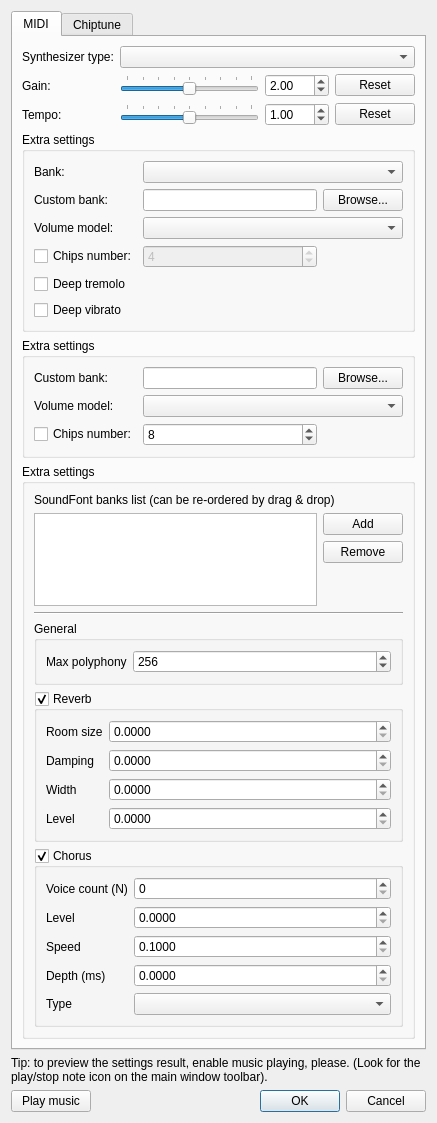
<?xml version="1.0" encoding="UTF-8"?>
<ui version="4.0">
 <class>CustomMusicSetup</class>
 <widget class="QDialog" name="CustomMusicSetup">
  <property name="geometry">
   <rect>
    <x>0</x>
    <y>0</y>
    <width>433</width>
    <height>1123</height>
   </rect>
  </property>
  <property name="windowTitle">
   <string>Music setup</string>
  </property>
  <property name="windowIcon">
   <iconset resource="../../_resources/editor.qrc">
    <normaloff>:/images/playmusic.png</normaloff>:/images/playmusic.png</iconset>
  </property>
  <property name="floating" stdset="0">
   <bool>true</bool>
  </property>
  <layout class="QGridLayout" name="kokokoko">
   <item row="2" column="1">
    <widget class="QDialogButtonBox" name="buttonBox">
     <property name="standardButtons">
      <set>QDialogButtonBox::Cancel|QDialogButtonBox::Ok</set>
     </property>
    </widget>
   </item>
   <item row="2" column="0">
    <widget class="QPushButton" name="playMusicProxy">
     <property name="text">
      <string>Play music</string>
     </property>
     <property name="checkable">
      <bool>true</bool>
     </property>
    </widget>
   </item>
   <item row="0" column="0" colspan="2">
    <widget class="QTabWidget" name="setupZone">
     <property name="currentIndex">
      <number>0</number>
     </property>
     <widget class="QWidget" name="tabMidi">
      <attribute name="title">
       <string notr="true">MIDI</string>
      </attribute>
      <layout class="QGridLayout" name="gridLayout_6">
       <item row="0" column="1" colspan="3">
        <widget class="QComboBox" name="midiSynth"/>
       </item>
       <item row="1" column="2">
        <widget class="QDoubleSpinBox" name="midiGainAbs">
         <property name="singleStep">
          <double>0.100000000000000</double>
         </property>
         <property name="value">
          <double>2.000000000000000</double>
         </property>
        </widget>
       </item>
       <item row="3" column="0" colspan="4">
        <widget class="QGroupBox" name="midiSetupADL">
         <property name="title">
          <string>Extra settings</string>
         </property>
         <layout class="QGridLayout" name="gridLayout_2" columnstretch="0,1000,1">
          <property name="sizeConstraint">
           <enum>QLayout::SetMinimumSize</enum>
          </property>
          <item row="1" column="0">
           <widget class="QLabel" name="label_9">
            <property name="enabled">
             <bool>true</bool>
            </property>
            <property name="text">
             <string>Custom bank:</string>
            </property>
           </widget>
          </item>
          <item row="2" column="0">
           <widget class="QLabel" name="label_6">
            <property name="text">
             <string>Volume model:</string>
            </property>
           </widget>
          </item>
          <item row="5" column="0" colspan="2">
           <widget class="QCheckBox" name="midiExAdlDeepVibrato">
            <property name="text">
             <string>Deep vibrato</string>
            </property>
            <property name="checked">
             <bool>false</bool>
            </property>
            <property name="tristate">
             <bool>true</bool>
            </property>
           </widget>
          </item>
          <item row="0" column="0">
           <widget class="QLabel" name="label_3">
            <property name="text">
             <string comment="The OPL3 timbre/instruments bank to change the MIDI music sounding.">Bank:</string>
            </property>
           </widget>
          </item>
          <item row="4" column="0" colspan="2">
           <widget class="QCheckBox" name="midiExAdlDeepTremolo">
            <property name="text">
             <string>Deep tremolo</string>
            </property>
            <property name="checked">
             <bool>false</bool>
            </property>
            <property name="tristate">
             <bool>true</bool>
            </property>
           </widget>
          </item>
          <item row="1" column="1">
           <widget class="QLineEdit" name="midiExAdlCustomBank">
            <property name="enabled">
             <bool>true</bool>
            </property>
           </widget>
          </item>
          <item row="1" column="2">
           <widget class="QPushButton" name="midiExAdlBrowsebank">
            <property name="enabled">
             <bool>true</bool>
            </property>
            <property name="text">
             <string>Browse...</string>
            </property>
           </widget>
          </item>
          <item row="0" column="1" colspan="2">
           <widget class="QComboBox" name="midiExAdlBank">
            <property name="toolTip">
             <string>The timbre bank declares the sounding of MIDI music. Use different banks to compare the sounding difference.</string>
            </property>
            <property name="maxVisibleItems">
             <number>50</number>
            </property>
           </widget>
          </item>
          <item row="2" column="1" colspan="2">
           <widget class="QComboBox" name="midiExAdlVolumeModel">
            <property name="toolTip">
             <string>Volume model declares how music volumes, note velocities and expression will be scaled.</string>
            </property>
            <property name="maxVisibleItems">
             <number>20</number>
            </property>
           </widget>
          </item>
          <item row="3" column="1">
           <widget class="QSpinBox" name="midiExAdlChips">
            <property name="enabled">
             <bool>false</bool>
            </property>
            <property name="toolTip">
             <string>The number of emulated OPL3 chips. Increase the count of chips to get wider polyphony (18 of two-operator voices per chip, or 6 four-operator voices per chip), or decrease it if you have the choppy music playback.</string>
            </property>
            <property name="minimum">
             <number>1</number>
            </property>
            <property name="maximum">
             <number>100</number>
            </property>
            <property name="value">
             <number>4</number>
            </property>
           </widget>
          </item>
          <item row="3" column="0">
           <widget class="QCheckBox" name="midiExAdlChipsEn">
            <property name="text">
             <string>Chips number:</string>
            </property>
           </widget>
          </item>
         </layout>
        </widget>
       </item>
       <item row="0" column="0">
        <widget class="QLabel" name="label">
         <property name="text">
          <string>Synthesizer type:</string>
         </property>
        </widget>
       </item>
       <item row="1" column="3">
        <widget class="QPushButton" name="midiGainReset">
         <property name="text">
          <string>Reset</string>
         </property>
        </widget>
       </item>
       <item row="2" column="1">
        <widget class="QSlider" name="midiTempo">
         <property name="minimumSize">
          <size>
           <width>139</width>
           <height>0</height>
          </size>
         </property>
         <property name="minimum">
          <number>1</number>
         </property>
         <property name="maximum">
          <number>200</number>
         </property>
         <property name="value">
          <number>100</number>
         </property>
         <property name="orientation">
          <enum>Qt::Horizontal</enum>
         </property>
         <property name="tickPosition">
          <enum>QSlider::TicksAbove</enum>
         </property>
         <property name="tickInterval">
          <number>25</number>
         </property>
        </widget>
       </item>
       <item row="2" column="2">
        <widget class="QDoubleSpinBox" name="midiTempoAbs">
         <property name="minimum">
          <double>0.010000000000000</double>
         </property>
         <property name="maximum">
          <double>100.000000000000000</double>
         </property>
         <property name="singleStep">
          <double>0.100000000000000</double>
         </property>
         <property name="value">
          <double>1.000000000000000</double>
         </property>
        </widget>
       </item>
       <item row="2" column="3">
        <widget class="QPushButton" name="midiTempoReset">
         <property name="text">
          <string>Reset</string>
         </property>
        </widget>
       </item>
       <item row="4" column="0" colspan="4">
        <widget class="QGroupBox" name="midiSetupOPN">
         <property name="title">
          <string>Extra settings</string>
         </property>
         <layout class="QGridLayout" name="gridLayout_5" columnstretch="0,0,0">
          <property name="sizeConstraint">
           <enum>QLayout::SetMinimumSize</enum>
          </property>
          <item row="0" column="2">
           <widget class="QPushButton" name="midiExOpnBrowsebank">
            <property name="enabled">
             <bool>true</bool>
            </property>
            <property name="text">
             <string>Browse...</string>
            </property>
           </widget>
          </item>
          <item row="1" column="1" colspan="2">
           <widget class="QComboBox" name="midiExOpnVolumeModel">
            <property name="toolTip">
             <string>Volume model declares how music volumes, note velocities and expression will be scaled.</string>
            </property>
            <property name="maxVisibleItems">
             <number>20</number>
            </property>
           </widget>
          </item>
          <item row="0" column="1">
           <widget class="QLineEdit" name="midiExOpnCustomBank">
            <property name="enabled">
             <bool>true</bool>
            </property>
            <property name="text">
             <string notr="true"/>
            </property>
           </widget>
          </item>
          <item row="2" column="1">
           <widget class="QSpinBox" name="midiExOpnChips">
            <property name="toolTip">
             <string>The number of emulated OPL3 chips. Increase the count of chips to get wider polyphony (18 of two-operator voices per chip, or 6 four-operator voices per chip), or decrease it if you have the choppy music playback.</string>
            </property>
            <property name="minimum">
             <number>1</number>
            </property>
            <property name="maximum">
             <number>100</number>
            </property>
            <property name="value">
             <number>8</number>
            </property>
           </widget>
          </item>
          <item row="1" column="0">
           <widget class="QLabel" name="label_11">
            <property name="text">
             <string>Volume model:</string>
            </property>
           </widget>
          </item>
          <item row="0" column="0">
           <widget class="QLabel" name="label_10">
            <property name="enabled">
             <bool>true</bool>
            </property>
            <property name="text">
             <string>Custom bank:</string>
            </property>
           </widget>
          </item>
          <item row="2" column="0">
           <widget class="QCheckBox" name="midiExOpnChipsEn">
            <property name="text">
             <string>Chips number:</string>
            </property>
           </widget>
          </item>
         </layout>
        </widget>
       </item>
       <item row="1" column="1">
        <widget class="QSlider" name="midiGain">
         <property name="minimumSize">
          <size>
           <width>139</width>
           <height>0</height>
          </size>
         </property>
         <property name="maximum">
          <number>400</number>
         </property>
         <property name="value">
          <number>200</number>
         </property>
         <property name="orientation">
          <enum>Qt::Horizontal</enum>
         </property>
         <property name="tickPosition">
          <enum>QSlider::TicksAbove</enum>
         </property>
         <property name="tickInterval">
          <number>50</number>
         </property>
        </widget>
       </item>
       <item row="5" column="0" colspan="4">
        <spacer name="verticalSpacer">
         <property name="orientation">
          <enum>Qt::Vertical</enum>
         </property>
         <property name="sizeHint" stdset="0">
          <size>
           <width>20</width>
           <height>2</height>
          </size>
         </property>
        </spacer>
       </item>
       <item row="1" column="0">
        <widget class="QLabel" name="midiGainLabel">
         <property name="text">
          <string>Gain:</string>
         </property>
        </widget>
       </item>
       <item row="2" column="0">
        <widget class="QLabel" name="midiTempoLabel">
         <property name="text">
          <string>Tempo:</string>
         </property>
        </widget>
       </item>
       <item row="6" column="0" colspan="4">
        <widget class="QGroupBox" name="midiSetupFluid">
         <property name="title">
          <string>Extra settings</string>
         </property>
         <layout class="QGridLayout" name="gridLayout_7" columnstretch="0,0">
          <property name="sizeConstraint">
           <enum>QLayout::SetMinimumSize</enum>
          </property>
          <item row="2" column="1">
           <widget class="QPushButton" name="midiExFluidSFRemove">
            <property name="text">
             <string>Remove</string>
            </property>
           </widget>
          </item>
          <item row="5" column="0" colspan="2">
           <widget class="QGroupBox" name="fluidGeneral">
            <property name="title">
             <string comment="FluidSynth general options group">General</string>
            </property>
            <layout class="QGridLayout" name="gridLayout_8" columnstretch="0,10">
             <item row="0" column="0">
              <widget class="QLabel" name="label_15">
               <property name="text">
                <string comment="FluidSynth option">Max polyphony</string>
               </property>
              </widget>
             </item>
             <item row="0" column="1">
              <widget class="QSpinBox" name="midiExFluidPolyphony">
               <property name="minimum">
                <number>8</number>
               </property>
               <property name="maximum">
                <number>512</number>
               </property>
               <property name="value">
                <number>256</number>
               </property>
              </widget>
             </item>
            </layout>
           </widget>
          </item>
          <item row="3" column="1">
           <spacer name="verticalSpacer_3">
            <property name="orientation">
             <enum>Qt::Vertical</enum>
            </property>
            <property name="sizeHint" stdset="0">
             <size>
              <width>20</width>
              <height>40</height>
             </size>
            </property>
           </spacer>
          </item>
          <item row="4" column="0" colspan="2">
           <widget class="Line" name="line">
            <property name="orientation">
             <enum>Qt::Horizontal</enum>
            </property>
           </widget>
          </item>
          <item row="0" column="0" colspan="2">
           <widget class="QLabel" name="label_2">
            <property name="text">
             <string>SoundFont banks list (can be re-ordered by drag &amp; drop)</string>
            </property>
            <property name="wordWrap">
             <bool>true</bool>
            </property>
           </widget>
          </item>
          <item row="1" column="1">
           <widget class="QPushButton" name="midiExFluidSFAdd">
            <property name="text">
             <string>Add</string>
            </property>
           </widget>
          </item>
          <item row="1" column="0" rowspan="3">
           <widget class="QListWidget" name="midiExFluidSFList">
            <property name="dragEnabled">
             <bool>true</bool>
            </property>
            <property name="dragDropMode">
             <enum>QAbstractItemView::InternalMove</enum>
            </property>
            <property name="defaultDropAction">
             <enum>Qt::MoveAction</enum>
            </property>
           </widget>
          </item>
          <item row="6" column="0" colspan="2">
           <widget class="QGroupBox" name="midiExFluidReverb">
            <property name="title">
             <string comment="FluidSynth option">Reverb</string>
            </property>
            <property name="checkable">
             <bool>true</bool>
            </property>
            <layout class="QGridLayout" name="gridLayout" columnstretch="0,10">
             <property name="sizeConstraint">
              <enum>QLayout::SetMinimumSize</enum>
             </property>
             <item row="0" column="0">
              <widget class="QLabel" name="label_4">
               <property name="text">
                <string comment="FluidSynth: Reverb effect option">Room size</string>
               </property>
              </widget>
             </item>
             <item row="1" column="1">
              <widget class="QDoubleSpinBox" name="midiExFluidRD">
               <property name="decimals">
                <number>4</number>
               </property>
               <property name="maximum">
                <double>1.000000000000000</double>
               </property>
               <property name="singleStep">
                <double>0.010000000000000</double>
               </property>
              </widget>
             </item>
             <item row="1" column="0">
              <widget class="QLabel" name="label_5">
               <property name="text">
                <string comment="FluidSynth: Reverb effect option">Damping</string>
               </property>
              </widget>
             </item>
             <item row="2" column="0">
              <widget class="QLabel" name="label_13">
               <property name="text">
                <string comment="FluidSynth: Reverb effect option">Width</string>
               </property>
              </widget>
             </item>
             <item row="2" column="1">
              <widget class="QDoubleSpinBox" name="midiExFluidRW">
               <property name="decimals">
                <number>4</number>
               </property>
               <property name="maximum">
                <double>100.000000000000000</double>
               </property>
               <property name="singleStep">
                <double>0.100000000000000</double>
               </property>
              </widget>
             </item>
             <item row="0" column="1">
              <widget class="QDoubleSpinBox" name="midiExFluidRR">
               <property name="decimals">
                <number>4</number>
               </property>
               <property name="maximum">
                <double>1.000000000000000</double>
               </property>
               <property name="singleStep">
                <double>0.010000000000000</double>
               </property>
              </widget>
             </item>
             <item row="3" column="0">
              <widget class="QLabel" name="label_14">
               <property name="text">
                <string comment="FluidSynth: Reverb effect option">Level</string>
               </property>
              </widget>
             </item>
             <item row="3" column="1">
              <widget class="QDoubleSpinBox" name="midiExFluidRL">
               <property name="decimals">
                <number>4</number>
               </property>
               <property name="maximum">
                <double>1.000000000000000</double>
               </property>
               <property name="singleStep">
                <double>0.010000000000000</double>
               </property>
              </widget>
             </item>
            </layout>
           </widget>
          </item>
          <item row="7" column="0" colspan="2">
           <widget class="QGroupBox" name="midiExFluidChorus">
            <property name="title">
             <string comment="FluidSynth option">Chorus</string>
            </property>
            <property name="checkable">
             <bool>true</bool>
            </property>
            <layout class="QGridLayout" name="gridLayout_9" columnstretch="0,10">
             <item row="0" column="1">
              <widget class="QSpinBox" name="midiExFluidCN"/>
             </item>
             <item row="1" column="0">
              <widget class="QLabel" name="label_16">
               <property name="text">
                <string comment="FluidSynth: Chorus effect option">Level</string>
               </property>
              </widget>
             </item>
             <item row="2" column="0">
              <widget class="QLabel" name="label_18">
               <property name="text">
                <string comment="FluidSynth: Chorus effect option">Speed</string>
               </property>
              </widget>
             </item>
             <item row="2" column="1">
              <widget class="QDoubleSpinBox" name="midiExFluidCS">
               <property name="decimals">
                <number>4</number>
               </property>
               <property name="minimum">
                <double>0.100000000000000</double>
               </property>
               <property name="maximum">
                <double>5.000000000000000</double>
               </property>
               <property name="singleStep">
                <double>0.100000000000000</double>
               </property>
              </widget>
             </item>
             <item row="1" column="1">
              <widget class="QDoubleSpinBox" name="midiExFluidCL">
               <property name="decimals">
                <number>4</number>
               </property>
               <property name="maximum">
                <double>10.000000000000000</double>
               </property>
               <property name="singleStep">
                <double>0.100000000000000</double>
               </property>
              </widget>
             </item>
             <item row="3" column="0">
              <widget class="QLabel" name="label_19">
               <property name="text">
                <string comment="FluidSynth: Chorus effect option">Depth (ms)</string>
               </property>
              </widget>
             </item>
             <item row="0" column="0">
              <widget class="QLabel" name="label_17">
               <property name="text">
                <string comment="FluidSynth: Chorus effect option">Voice count (N)</string>
               </property>
              </widget>
             </item>
             <item row="3" column="1">
              <widget class="QDoubleSpinBox" name="midiExFluidCD">
               <property name="decimals">
                <number>4</number>
               </property>
               <property name="minimum">
                <double>0.000000000000000</double>
               </property>
               <property name="maximum">
                <double>21.000000000000000</double>
               </property>
               <property name="singleStep">
                <double>0.100000000000000</double>
               </property>
              </widget>
             </item>
             <item row="4" column="0">
              <widget class="QLabel" name="label_20">
               <property name="text">
                <string comment="FluidSynth: Chorus effect option">Type</string>
               </property>
              </widget>
             </item>
             <item row="4" column="1">
              <widget class="QComboBox" name="midiExFluidCT"/>
             </item>
            </layout>
           </widget>
          </item>
         </layout>
        </widget>
       </item>
      </layout>
     </widget>
     <widget class="QWidget" name="tabChiptune">
      <attribute name="title">
       <string>Chiptune</string>
      </attribute>
      <layout class="QGridLayout" name="gridLayout_3">
       <property name="sizeConstraint">
        <enum>QLayout::SetMinimumSize</enum>
       </property>
       <item row="3" column="5">
        <widget class="QPushButton" name="gmeGainReset">
         <property name="text">
          <string>Reset</string>
         </property>
        </widget>
       </item>
       <item row="3" column="3" colspan="2">
        <widget class="QDoubleSpinBox" name="gmeGainAbs">
         <property name="maximum">
          <double>100.000000000000000</double>
         </property>
         <property name="singleStep">
          <double>0.100000000000000</double>
         </property>
         <property name="value">
          <double>1.000000000000000</double>
         </property>
        </widget>
       </item>
       <item row="4" column="3" colspan="2">
        <widget class="QDoubleSpinBox" name="gmeTempoAbs">
         <property name="minimum">
          <double>0.010000000000000</double>
         </property>
         <property name="maximum">
          <double>100.000000000000000</double>
         </property>
         <property name="singleStep">
          <double>0.100000000000000</double>
         </property>
         <property name="value">
          <double>1.000000000000000</double>
         </property>
        </widget>
       </item>
       <item row="4" column="5">
        <widget class="QPushButton" name="gmeTempoReset">
         <property name="text">
          <string>Reset</string>
         </property>
        </widget>
       </item>
       <item row="4" column="0">
        <widget class="QLabel" name="label_8">
         <property name="text">
          <string>Tempo:</string>
         </property>
        </widget>
       </item>
       <item row="3" column="1" colspan="2">
        <widget class="QSlider" name="gmeGain">
         <property name="maximum">
          <number>400</number>
         </property>
         <property name="value">
          <number>100</number>
         </property>
         <property name="orientation">
          <enum>Qt::Horizontal</enum>
         </property>
         <property name="tickPosition">
          <enum>QSlider::TicksAbove</enum>
         </property>
         <property name="tickInterval">
          <number>50</number>
         </property>
        </widget>
       </item>
       <item row="3" column="0">
        <widget class="QLabel" name="label_7">
         <property name="text">
          <string>Gain:</string>
         </property>
        </widget>
       </item>
       <item row="4" column="1" colspan="2">
        <widget class="QSlider" name="gmeTempo">
         <property name="minimum">
          <number>1</number>
         </property>
         <property name="maximum">
          <number>200</number>
         </property>
         <property name="value">
          <number>100</number>
         </property>
         <property name="orientation">
          <enum>Qt::Horizontal</enum>
         </property>
         <property name="tickPosition">
          <enum>QSlider::TicksAbove</enum>
         </property>
         <property name="tickInterval">
          <number>25</number>
         </property>
        </widget>
       </item>
       <item row="1" column="0" colspan="6">
        <widget class="QGroupBox" name="groupBox">
         <property name="minimumSize">
          <size>
           <width>0</width>
           <height>38</height>
          </size>
         </property>
         <property name="title">
          <string>Track number</string>
         </property>
         <layout class="QGridLayout" name="gridLayout_4">
          <property name="sizeConstraint">
           <enum>QLayout::SetMinimumSize</enum>
          </property>
          <item row="1" column="0">
           <widget class="QPushButton" name="gmeGoToFirst">
            <property name="text">
             <string>To begin</string>
            </property>
           </widget>
          </item>
          <item row="0" column="1">
           <widget class="QSpinBox" name="gmeTrackNumber">
            <property name="maximum">
             <number>99999</number>
            </property>
           </widget>
          </item>
          <item row="0" column="0">
           <widget class="QPushButton" name="gmePrevTrack">
            <property name="text">
             <string>Previous</string>
            </property>
           </widget>
          </item>
          <item row="0" column="2">
           <widget class="QPushButton" name="gmeNextTrack">
            <property name="text">
             <string>Next</string>
            </property>
           </widget>
          </item>
         </layout>
        </widget>
       </item>
       <item row="5" column="0" colspan="6">
        <spacer name="verticalSpacer_2">
         <property name="orientation">
          <enum>Qt::Vertical</enum>
         </property>
         <property name="sizeHint" stdset="0">
          <size>
           <width>20</width>
           <height>261</height>
          </size>
         </property>
        </spacer>
       </item>
      </layout>
     </widget>
    </widget>
   </item>
   <item row="1" column="0" colspan="2">
    <widget class="QLabel" name="label_12">
     <property name="text">
      <string>Tip: to preview the settings result, enable music playing, please. (Look for the play/stop note icon on the main window toolbar).</string>
     </property>
     <property name="wordWrap">
      <bool>true</bool>
     </property>
    </widget>
   </item>
  </layout>
 </widget>
 <resources>
  <include location="../../_resources/editor.qrc"/>
 </resources>
 <connections>
  <connection>
   <sender>midiExAdlChipsEn</sender>
   <signal>toggled(bool)</signal>
   <receiver>midiExAdlChips</receiver>
   <slot>setEnabled(bool)</slot>
   <hints>
    <hint type="sourcelabel">
     <x>120</x>
     <y>263</y>
    </hint>
    <hint type="destinationlabel">
     <x>303</x>
     <y>265</y>
    </hint>
   </hints>
  </connection>
  <connection>
   <sender>midiExOpnChipsEn</sender>
   <signal>toggled(bool)</signal>
   <receiver>midiExOpnChips</receiver>
   <slot>setEnabled(bool)</slot>
   <hints>
    <hint type="sourcelabel">
     <x>127</x>
     <y>441</y>
    </hint>
    <hint type="destinationlabel">
     <x>303</x>
     <y>443</y>
    </hint>
   </hints>
  </connection>
  <connection>
   <sender>buttonBox</sender>
   <signal>accepted()</signal>
   <receiver>CustomMusicSetup</receiver>
   <slot>accept()</slot>
   <hints>
    <hint type="sourcelabel">
     <x>124</x>
     <y>523</y>
    </hint>
    <hint type="destinationlabel">
     <x>415</x>
     <y>473</y>
    </hint>
   </hints>
  </connection>
  <connection>
   <sender>buttonBox</sender>
   <signal>rejected()</signal>
   <receiver>CustomMusicSetup</receiver>
   <slot>reject()</slot>
   <hints>
    <hint type="sourcelabel">
     <x>210</x>
     <y>523</y>
    </hint>
    <hint type="destinationlabel">
     <x>416</x>
     <y>505</y>
    </hint>
   </hints>
  </connection>
 </connections>
</ui>
